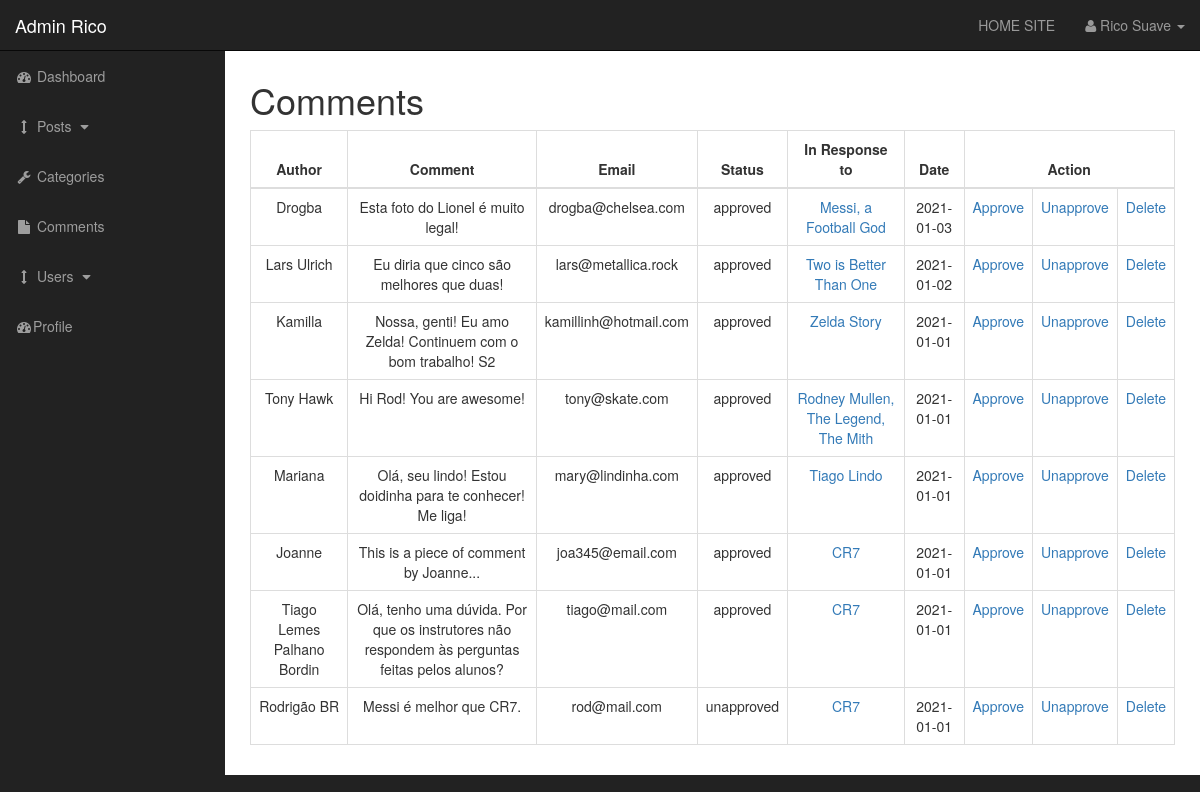
/cms/admin/comments.php (signed in), run on an earlier commit of the app's database.
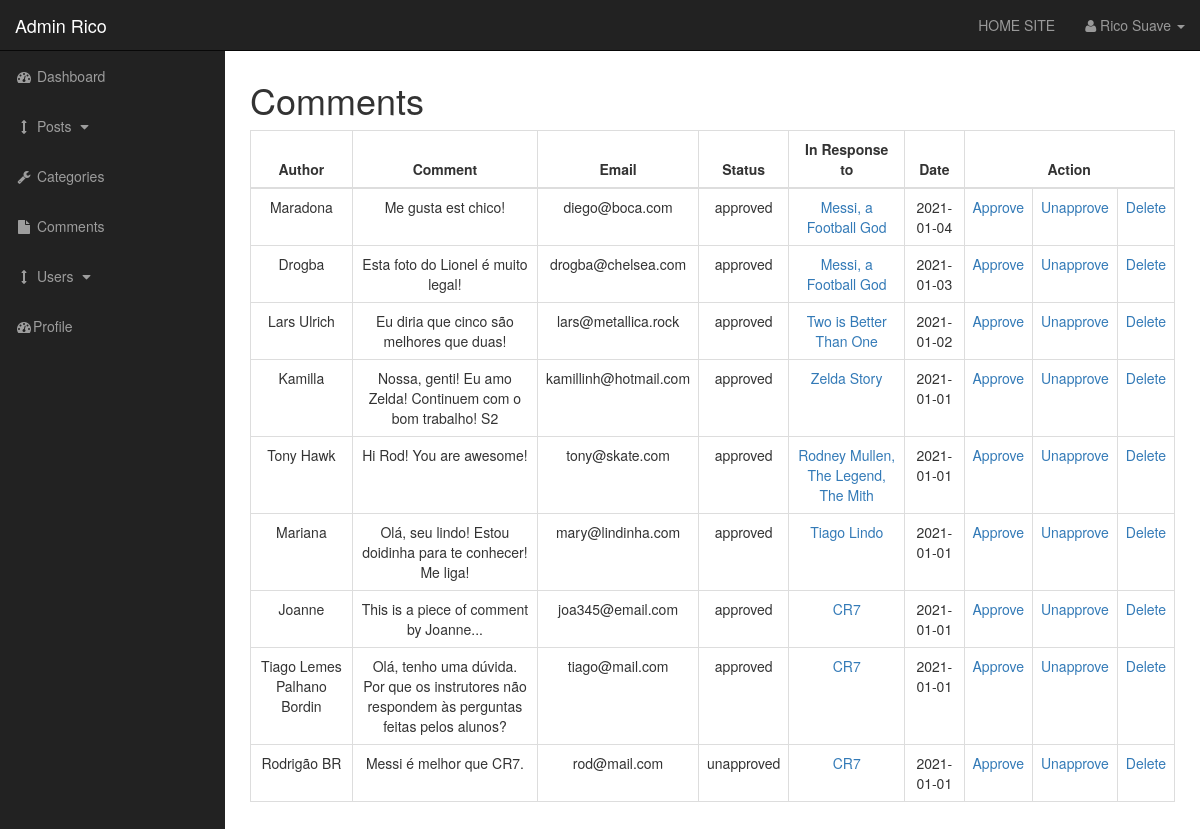
And on a later commit of the database.
### tables this page shows
CREATE TABLE `comments` (
  `comment_id` int(3) NOT NULL,
  `comment_post_id` int(3) NOT NULL,
  `comment_author` varchar(255) NOT NULL,
  `comment_email` varchar(255) NOT NULL,
  `comment_content` text NOT NULL,
  `comment_status` varchar(255) NOT NULL,
  `comment_date` date NOT NULL
);

CREATE TABLE `posts` (
  `post_id` int(3) NOT NULL,
  `post_category_id` int(3) NOT NULL,
  `post_title` varchar(255) NOT NULL,
  `post_author` varchar(255) NOT NULL,
  `post_date` date NOT NULL,
  `post_image` text NOT NULL,
  `post_content` text NOT NULL,
  `post_tags` varchar(255) NOT NULL,
  `post_comment_count` int(11) NOT NULL DEFAULT '0',
  `post_status` varchar(255) NOT NULL DEFAULT 'draft'
);

### cms/admin/includes/view_all_comments.php (the view, shortened to what this page needs)
<table class="table table-bordered table-hover text-center" >
  <thead>
    <tr>
      <th style="text-align: center !important;">Author</th>
      <th style="text-align: center !important;">Comment</th>
      <th style="text-align: center !important;">Email</th>
      <th style="text-align: center !important;">Status</th>
      <th style="text-align: center !important;">In Response to</th>
      <th style="text-align: center !important;">Date</th>
      <th style="text-align: center !important;" colspan="3">Action</th>
    </tr>
  </thead>
  <tbody>
    <?php
      $query = "SELECT * FROM comments ORDER BY comment_id DESC;";
      $select_comments = mysqli_query($connection, $query);
      while ($row = mysqli_fetch_assoc($select_comments)) {
      	$comment_post_id = $row['comment_post_id'];
      	$comment_id = $row['comment_id'];
        ?>
        <tr>
          <td><?= utf8_encode($row['comment_author']) ?></td>
          <td><?= utf8_encode($row['comment_content']) ?></td>
          <td><?= $row['comment_email'] ?></td>
          <td><?= $row['comment_status'] ?></td>
          <?php
          	$query_2 = "SELECT * FROM posts WHERE post_id = $comment_post_id;";
          	$select_post_title = mysqli_query($connection, $query_2);
          	while ($row_2 = mysqli_fetch_assoc($select_post_title)) {
          		$post_title = $row_2['post_title'];
          		$post_id = $row_2['post_id'];
          	}
          ?>
          <td><a href="../post.php?p_id=<?= $post_id; ?>"><?= $post_title; ?></a></td>
          <td><?= utf8_encode($row['comment_date']) ?></td>
          <td><a href="comments.php?approve=<?= $comment_id ?>">Approve</a></td>
          <td><a href="comments.php?unapprove=<?= $comment_id ?>">Unapprove</a></td>
          <td><a href="comments.php?delete=<?= $comment_id ?>">Delete</a></td>
        </tr>
        <?php
      }
		?>
  </tbody>
</table>

What changed in the data, as far as the page shows it:
added comments: comment_author "Maradona", comment_content "Me gusta est chico!", comment_email "diego@boca.com", comment_status "approved", posts.post_title "Messi, a Football God", comment_date "2021-01-04"
